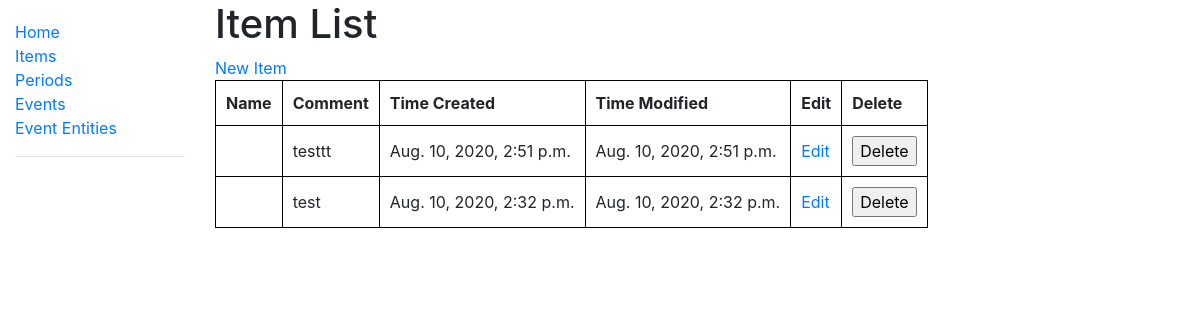
The app's page /items/, older data.
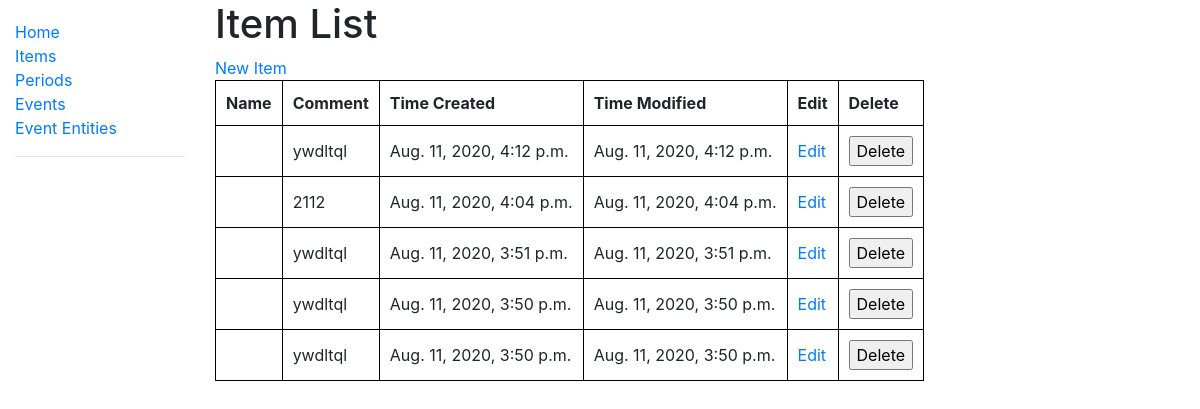
The same page, newer data.
### income_calculator/models.py (models this page shows)
class BasicModel(models.Model):
    id = models.AutoField(primary_key=True)
    display_name = models.CharField(max_length=50)  # The display name of the object
    comment = models.TextField(null=True)  # a short description of the object
    time_created = models.PositiveIntegerField()
    time_modified = models.PositiveIntegerField()
    deleted = models.BooleanField()
    def __str__(self):
        return self.display_name
    @property
    def time_created_string(self):
        return datetime.fromtimestamp(self.time_created)
    @property
    def time_modified_string(self):
        return datetime.fromtimestamp(self.time_modified)

class Item(BasicModel):
    pass

class BasicModel(models.Model):
    id = models.AutoField(primary_key=True)
    display_name = models.CharField(max_length=50)  # The display name of the object
    comment = models.TextField(null=True)  # a short description of the object
    time_created = models.PositiveIntegerField()
    time_modified = models.PositiveIntegerField()
    deleted = models.BooleanField()
    def __str__(self):
        return self.display_name
    @property
    def time_created_string(self):
        return datetime.fromtimestamp(self.time_created)
    @property
    def time_modified_string(self):
        return datetime.fromtimestamp(self.time_modified)

### income_calculator/views.py (the view)
# urls.py: path('items/', views.ItemListView.as_view(), name='items'),
class ItemListView(generic.ListView):
    model = Item
    paginate_by = 5
    def get_queryset(self):
        items = db_accessor.get_items(deleted=False)
        if items:
            return items.order_by('-time_modified')
        return items

### income_calculator/db_accessor.py (called while the page is built)
def get_items(**kwargs):
    return Item.objects.filter(**kwargs)

### income_calculator/templates/income_calculator/item_list.html (shortened to what this page needs)
{% extends "base_generic.html" %}
{% block content %}
  <h1>Item List</h1>
<a href="{% url 'new_item'%}">New Item</a>
  {% if item_list %}
    <table>
      <tr>
        <th>Name</th>
        <th>Comment</th>
        <th>Time Created</th>
        <th>Time Modified</th>
        <th>Edit</th>
        <th>Delete</th>
      </tr>
      {% for item in item_list %}
        <tr>
          <td>{{ item.display_name }}</td>
          <td>{{ item.comment }}</td>
          <td>{{ item.time_created_string }}</td>
          <td>{{ item.time_modified_string }}</td>
          <td><a href="{% url 'item_edit' item.id %}">Edit</a></td>
          <td>
          <form action="{% url 'item_delete' %}" method="post" onsubmit="return confirm('Do you really want to delete {{ item }}?')">
            <input type="submit" value="Delete">
          </form>
          </td>
        </tr>
      {% endfor %}
    </table>
  {% else %}
    <p>There are no items.</p>
  {% endif %}
{% endblock %}

Row changes from the older to the newer data that the page shows:
no longer on this page (row unchanged): Item: comment "testtt", time_created_string "Aug. 10, 2020, 2:51 p.m.", time_modified_string "Aug. 10, 2020, 2:51 p.m."
no longer on this page (row unchanged): Item: comment "test", time_created_string "Aug. 10, 2020, 2:32 p.m.", time_modified_string "Aug. 10, 2020, 2:32 p.m."
added Item: comment "ywdltql", time_created_string "Aug. 11, 2020, 4:12 p.m.", time_modified_string "Aug. 11, 2020, 4:12 p.m."
added Item: comment "2112", time_created_string "Aug. 11, 2020, 4:04 p.m.", time_modified_string "Aug. 11, 2020, 4:04 p.m."
added Item: comment "ywdltql", time_created_string "Aug. 11, 2020, 3:51 p.m.", time_modified_string "Aug. 11, 2020, 3:51 p.m."
added Item: comment "ywdltql", time_created_string "Aug. 11, 2020, 3:50 p.m.", time_modified_string "Aug. 11, 2020, 3:50 p.m."
added Item: comment "ywdltql", time_created_string "Aug. 11, 2020, 3:50 p.m.", time_modified_string "Aug. 11, 2020, 3:50 p.m."
